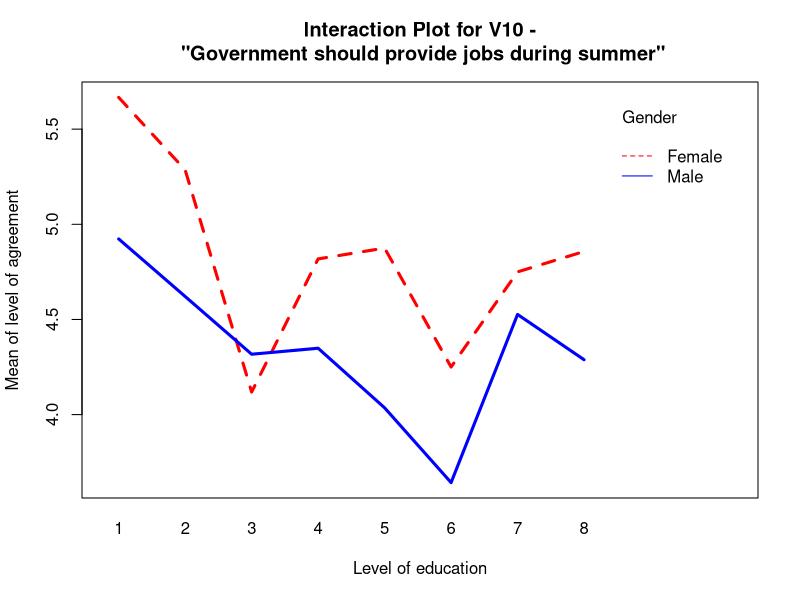
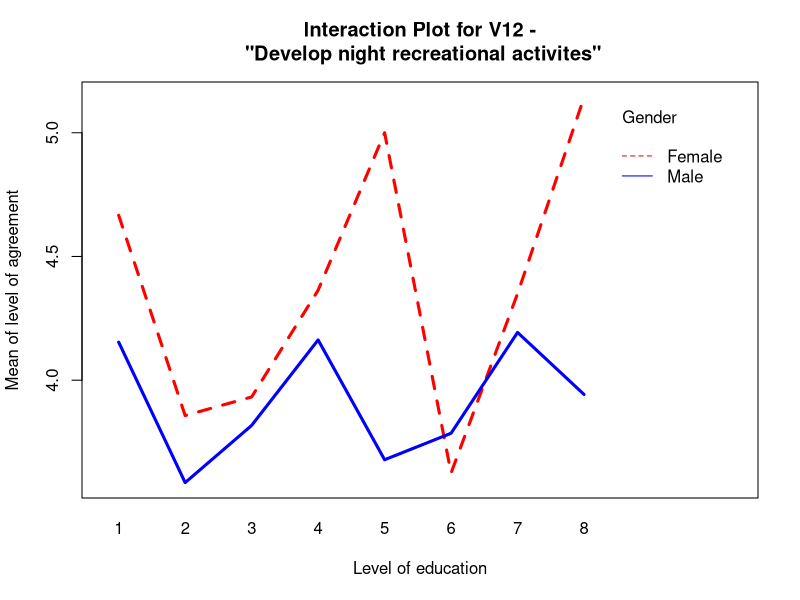
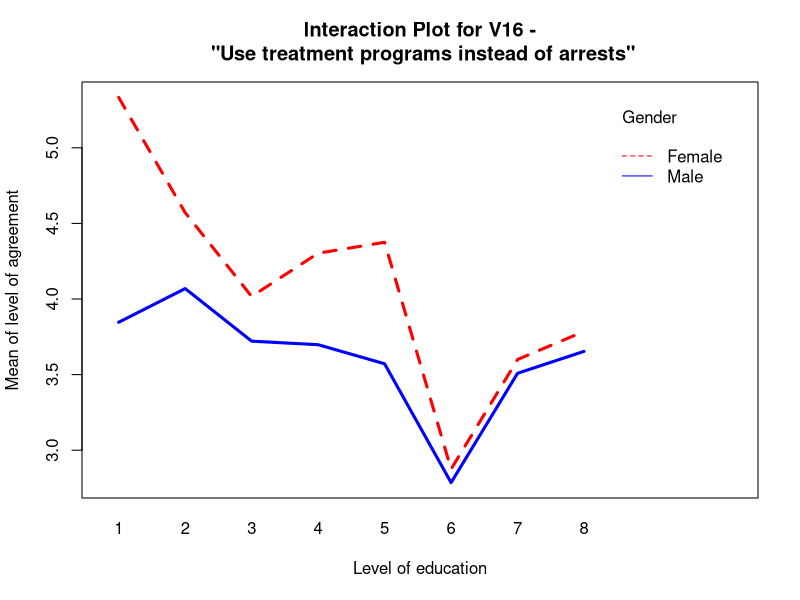
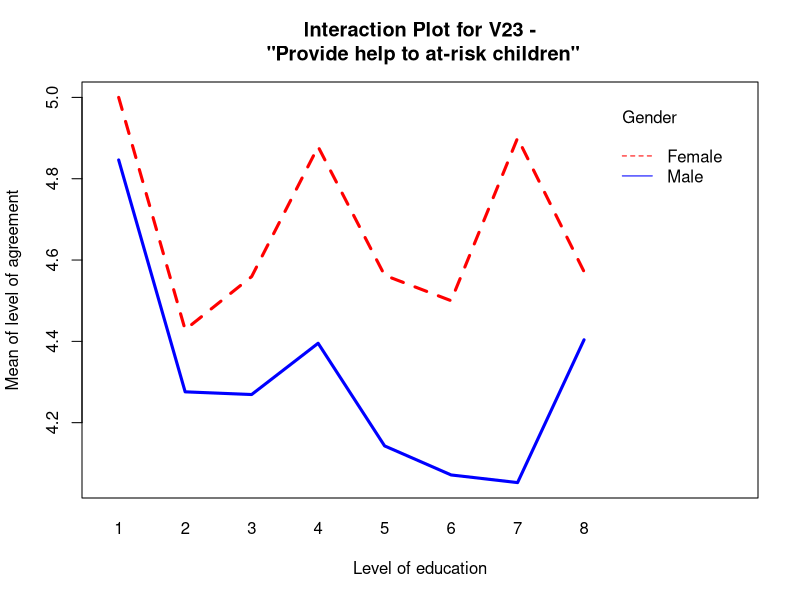
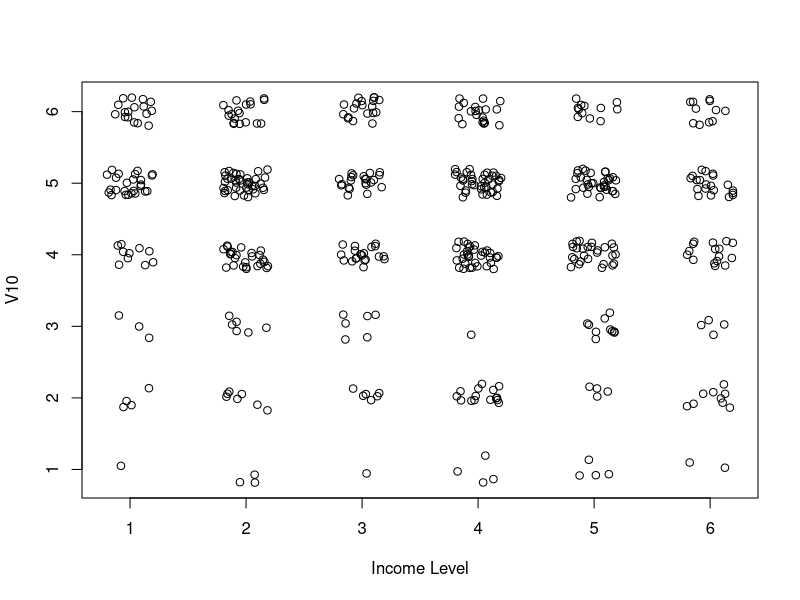
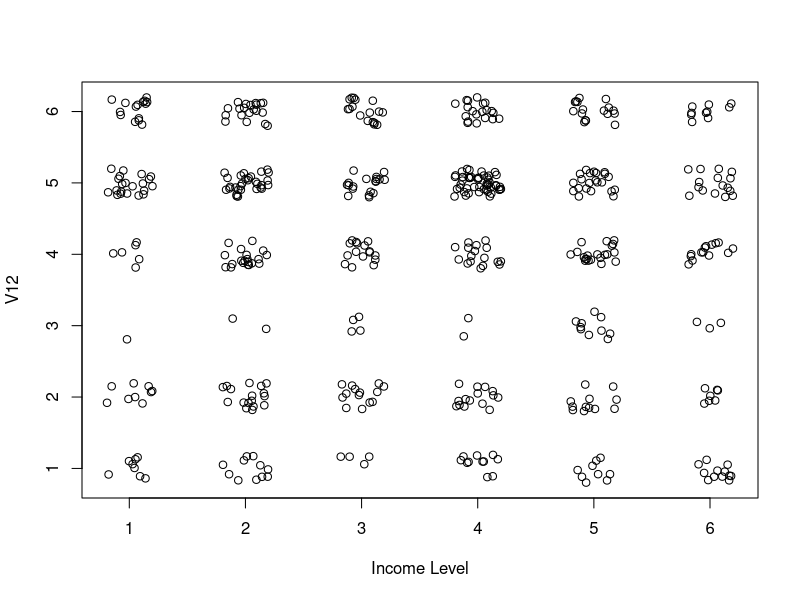
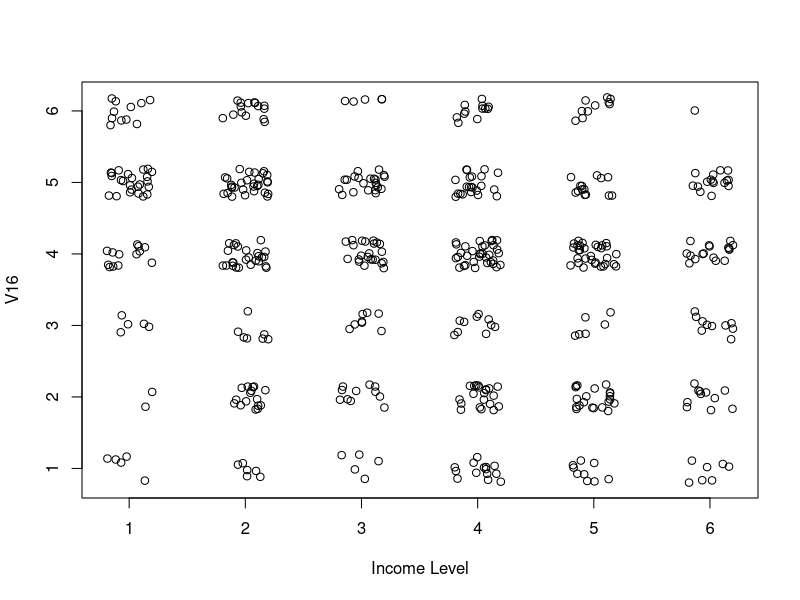
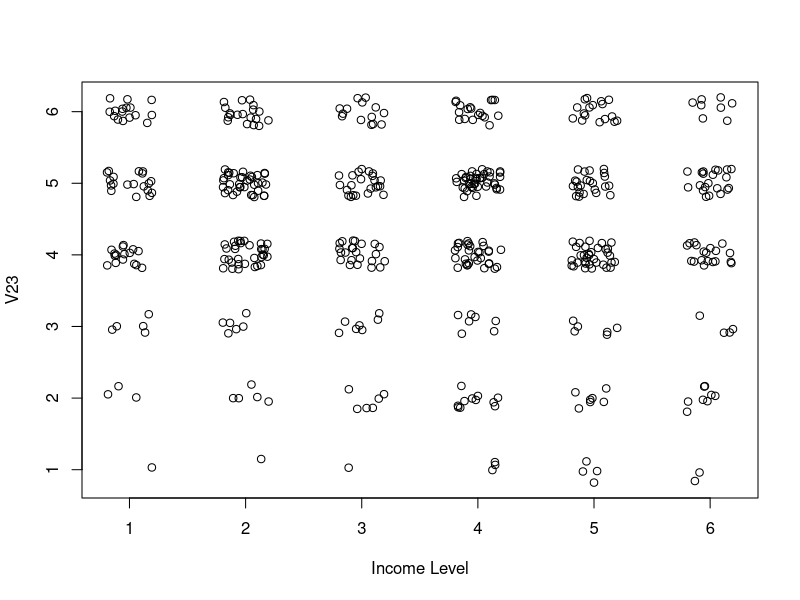

Write R code to recreate these figures, in order.
## ---- chunk 1
# read in the data
crime <- read.csv("Data/ohiocrime.csv")  
head(crime)
crime <- na.omit(crime)

crime$V70[crime$V70 == 0] <- "Female"
crime$V70[crime$V70 == 1] <- "Male"
crime$V70 <- as.factor(crime$V70)

crime$V71[crime$V71 == 1] <- "White"
crime$V71[crime$V71 == 2] <- "Black"
crime$V71[crime$V71 == 3] <- "Other"
crime$V71 <- as.factor(crime$V71)
## ---- chunk 2
# generate interaction plots

interaction.plot(crime$V72, crime$V70, crime$V10,
 lwd=3,col=c("red","blue"),xlab="Level of education",
 ylab = "Mean of level of agreement", trace.label = "Gender",
 main="Interaction Plot for V10 -
 \"Government should provide jobs during summer\"")

interaction.plot(crime$V72, crime$V70, crime$V12,
 lwd=3,col=c("red","blue"),xlab="Level of education",
 ylab = "Mean of level of agreement", trace.label = "Gender",
 main="Interaction Plot for V12 -
 \"Develop night recreational activites\"")

interaction.plot(crime$V72, crime$V70, crime$V16,
 lwd=3,col=c("red","blue"),xlab="Level of education",
 ylab = "Mean of level of agreement", trace.label = "Gender",
 main="Interaction Plot for V16 -
 \"Use treatment programs instead of arrests\"")

interaction.plot(crime$V72, crime$V70, crime$V23,
 lwd=3,col=c("red","blue"),xlab="Level of education",
 ylab = "Mean of level of agreement", trace.label = "Gender",
 main="Interaction Plot for V23 -
 \"Provide help to at-risk children\"")
## ---- chunk 3
# fit linear model
model <- manova(as.matrix(crime[,1:4])~ crime$V70 + crime$V72 + crime$V70*crime$V72)

# get univariate results
summary.aov(model)

# get multivariate results
summary.manova(model)
summary.manova(model,test="Wilks")
## ---- chunk 4
contrasts(crime$V71, 1) <- matrix(c(0, 1, 1), 3, 1)
contrasts(crime$V71)
model_null <- lm(cbind(V10, V12, V16, V23) ~ 1, crime)
model <- lm(cbind(V10, V12, V16, V23) ~ V71, crime)
model_null
model

anova(model_null, model)
## ---- chunk 5
crime$V72 <- as.factor(crime$V72)
linear_model <- lm(as.matrix(crime[,1:4])~ crime$V70 + crime$V72 + crime$V70*crime$V72 + crime$V87)

plot(jitter(crime$V87), jitter(crime[, 1]), xlab = "Income Level", ylab = "V10")
plot(jitter(crime$V87), jitter(crime[, 2]), xlab = "Income Level", ylab = "V12")
plot(jitter(crime$V87), jitter(crime[, 3]), xlab = "Income Level", ylab = "V16")
plot(jitter(crime$V87), jitter(crime[, 4]), xlab = "Income Level", ylab = "V23")
